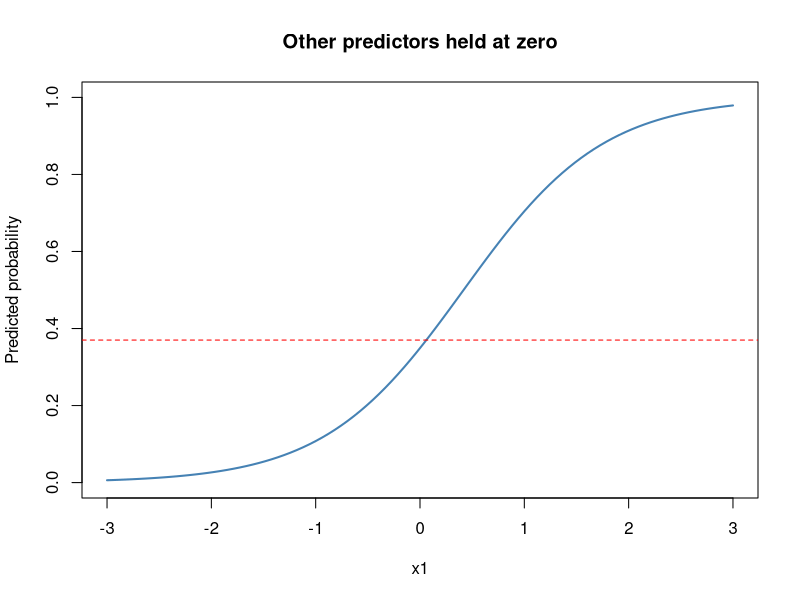
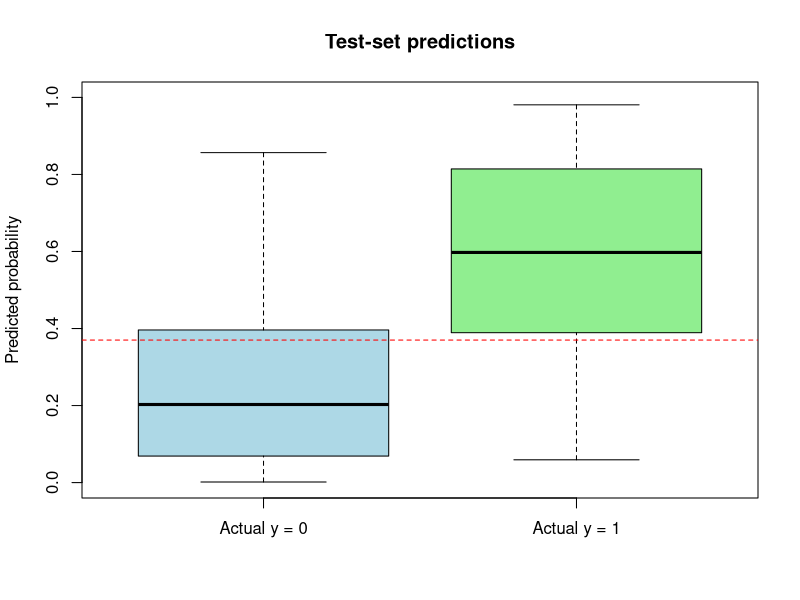

Recreate these plots in R, in order.
## ---- chunk 1
set.seed(42)  # TO DO (optional): change the seed
n <- 1000

sim_data <- data.frame(
  x1 = rnorm(n),
  x2 = rnorm(n),
  x3 = rnorm(n)
)

# x1 and x2 affect the outcome; x3 has no true effect
true_probability <- with(
  sim_data,
  plogis(-0.5 + 1.5*x1 - x2)
)

sim_data$y <- rbinom(n, size = 1, prob = true_probability)

train_rows <- sample(seq_len(n), size = 700)
train <- sim_data[train_rows, ]
test <- sim_data[-train_rows, ]

head(train)
## ---- chunk 2
# TO DO: select any combination of "x1", "x2", and "x3"
predictors <- c("x1", "x2", "x3")

model_formula <- reformulate(predictors, response = "y")
print(model_formula)

model <- glm(
  model_formula,
  data = train,
  family = binomial()
)

summary(model)
## ---- chunk 3
# TO DO: try thresholds such as 0.3, 0.5, and 0.7
threshold <- 0.37

probabilities <- predict(model, newdata = test, type = "response")
predictions <- as.integer(probabilities >= threshold)

table(
  Actual = factor(test$y, levels = 0:1),
  Predicted = factor(predictions, levels = 0:1)
)

c(
  accuracy = mean(predictions == test$y),
  sensitivity = mean(predictions[test$y == 1] == 1),
  specificity = mean(predictions[test$y == 0] == 0)
)
## ---- chunk 4
#| fig-width: 7
#| fig-height: 4

# TO DO: choose a predictor included in your fitted model
plot_predictor <- predictors[1]  # Or "x1", "x2", or "x3"

stopifnot(plot_predictor %in% predictors)

grid <- data.frame(
  x1 = rep(0, 100),
  x2 = rep(0, 100),
  x3 = rep(0, 100)
)
grid[[plot_predictor]] <- seq(-3, 3, length.out = 100)

plot(
  grid[[plot_predictor]],
  predict(model, newdata = grid, type = "response"),
  type = "l", lwd = 2, col = "steelblue",
  ylim = c(0, 1),
  xlab = plot_predictor,
  ylab = "Predicted probability",
  main = "Other predictors held at zero"
)

abline(h = threshold, lty = 2, col = "red")
## ---- chunk 5
#| fig-width: 7
#| fig-height: 4

boxplot(
  probabilities ~ factor(test$y, levels = 0:1),
  names = c("Actual y = 0", "Actual y = 1"),
  col = c("lightblue", "lightgreen"),
  ylim = c(0, 1),
  xlab = "",
  ylab = "Predicted probability",
  main = "Test-set predictions"
)

abline(h = threshold, lty = 2, col = "red")
